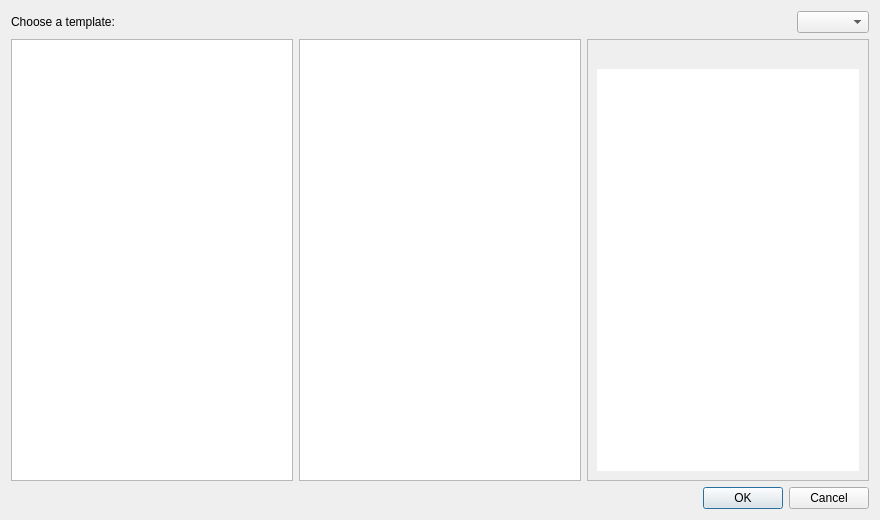
<?xml version="1.0" encoding="UTF-8"?>
<ui version="4.0">
 <class>Core::Internal::NewDialog</class>
 <widget class="QDialog" name="Core::Internal::NewDialog">
  <property name="geometry">
   <rect>
    <x>0</x>
    <y>0</y>
    <width>880</width>
    <height>520</height>
   </rect>
  </property>
  <property name="minimumSize">
   <size>
    <width>0</width>
    <height>0</height>
   </size>
  </property>
  <property name="windowTitle">
   <string>New Project</string>
  </property>
  <layout class="QGridLayout" name="gridLayout">
   <item row="0" column="0">
    <widget class="QLabel" name="label">
     <property name="text">
      <string>Choose a template:</string>
     </property>
    </widget>
   </item>
   <item row="1" column="0">
    <widget class="QTreeView" name="templateCategoryView">
     <property name="sizePolicy">
      <sizepolicy hsizetype="Expanding" vsizetype="MinimumExpanding">
       <horstretch>0</horstretch>
       <verstretch>0</verstretch>
      </sizepolicy>
     </property>
     <property name="maximumSize">
      <size>
       <width>1000</width>
       <height>16777215</height>
      </size>
     </property>
     <property name="palette">
      <palette>
       <active>
        <colorrole role="WindowText">
         <brush brushstyle="SolidPattern">
          <color alpha="255">
           <red>97</red>
           <green>97</green>
           <blue>97</blue>
          </color>
         </brush>
        </colorrole>
       </active>
       <inactive>
        <colorrole role="WindowText">
         <brush brushstyle="SolidPattern">
          <color alpha="255">
           <red>97</red>
           <green>97</green>
           <blue>97</blue>
          </color>
         </brush>
        </colorrole>
       </inactive>
       <disabled>
        <colorrole role="WindowText">
         <brush brushstyle="SolidPattern">
          <color alpha="255">
           <red>120</red>
           <green>120</green>
           <blue>120</blue>
          </color>
         </brush>
        </colorrole>
       </disabled>
      </palette>
     </property>
     <property name="focusPolicy">
      <enum>Qt::StrongFocus</enum>
     </property>
     <property name="styleSheet">
      <string notr="true"> QTreeView::branch {
         background: transparent;
 }</string>
     </property>
     <property name="indentation">
      <number>0</number>
     </property>
     <property name="rootIsDecorated">
      <bool>false</bool>
     </property>
     <property name="itemsExpandable">
      <bool>false</bool>
     </property>
     <property name="headerHidden">
      <bool>true</bool>
     </property>
     <attribute name="headerVisible">
      <bool>false</bool>
     </attribute>
    </widget>
   </item>
   <item row="1" column="1">
    <widget class="QListView" name="templatesView">
     <property name="sizePolicy">
      <sizepolicy hsizetype="MinimumExpanding" vsizetype="Expanding">
       <horstretch>0</horstretch>
       <verstretch>0</verstretch>
      </sizepolicy>
     </property>
     <property name="minimumSize">
      <size>
       <width>0</width>
       <height>180</height>
      </size>
     </property>
     <property name="focusPolicy">
      <enum>Qt::StrongFocus</enum>
     </property>
     <property name="selectionBehavior">
      <enum>QAbstractItemView::SelectRows</enum>
     </property>
     <property name="uniformItemSizes">
      <bool>false</bool>
     </property>
    </widget>
   </item>
   <item row="1" column="2">
    <widget class="QFrame" name="frame">
     <property name="autoFillBackground">
      <bool>true</bool>
     </property>
     <property name="frameShape">
      <enum>QFrame::StyledPanel</enum>
     </property>
     <layout class="QVBoxLayout" name="verticalLayout">
      <item>
       <widget class="QLabel" name="imageLabel">
        <property name="text">
         <string/>
        </property>
       </widget>
      </item>
      <item>
       <widget class="QTextBrowser" name="templateDescription">
        <property name="sizePolicy">
         <sizepolicy hsizetype="MinimumExpanding" vsizetype="MinimumExpanding">
          <horstretch>0</horstretch>
          <verstretch>0</verstretch>
         </sizepolicy>
        </property>
        <property name="focusPolicy">
         <enum>Qt::NoFocus</enum>
        </property>
        <property name="frameShape">
         <enum>QFrame::NoFrame</enum>
        </property>
       </widget>
      </item>
     </layout>
    </widget>
   </item>
   <item row="0" column="1" colspan="2">
    <layout class="QHBoxLayout" name="horizontalLayout">
     <item>
      <spacer name="horizontalSpacer">
       <property name="orientation">
        <enum>Qt::Horizontal</enum>
       </property>
       <property name="sizeType">
        <enum>QSizePolicy::MinimumExpanding</enum>
       </property>
       <property name="sizeHint" stdset="0">
        <size>
         <width>0</width>
         <height>0</height>
        </size>
       </property>
      </spacer>
     </item>
     <item>
      <widget class="QComboBox" name="comboBox"/>
     </item>
    </layout>
   </item>
   <item row="2" column="0" colspan="3">
    <widget class="QDialogButtonBox" name="buttonBox">
     <property name="orientation">
      <enum>Qt::Horizontal</enum>
     </property>
     <property name="standardButtons">
      <set>QDialogButtonBox::Cancel|QDialogButtonBox::Ok</set>
     </property>
    </widget>
   </item>
  </layout>
 </widget>
 <resources/>
 <connections/>
</ui>
